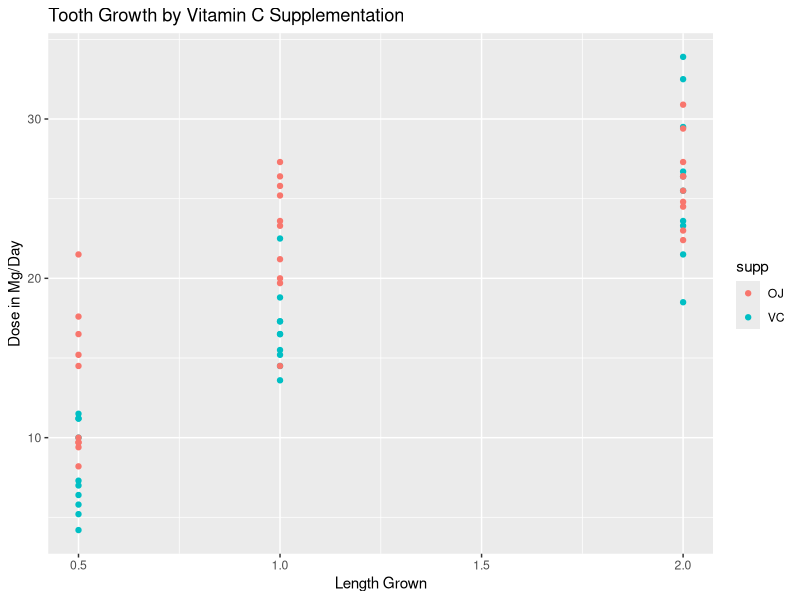
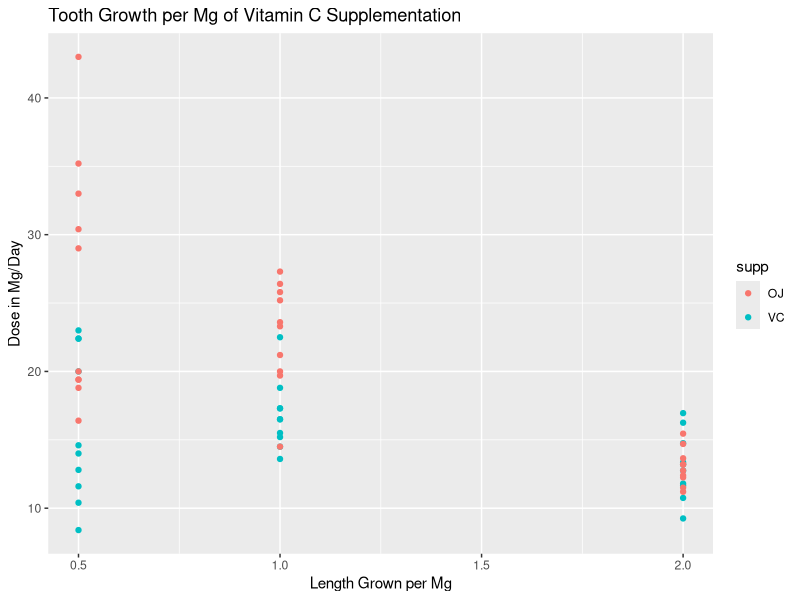
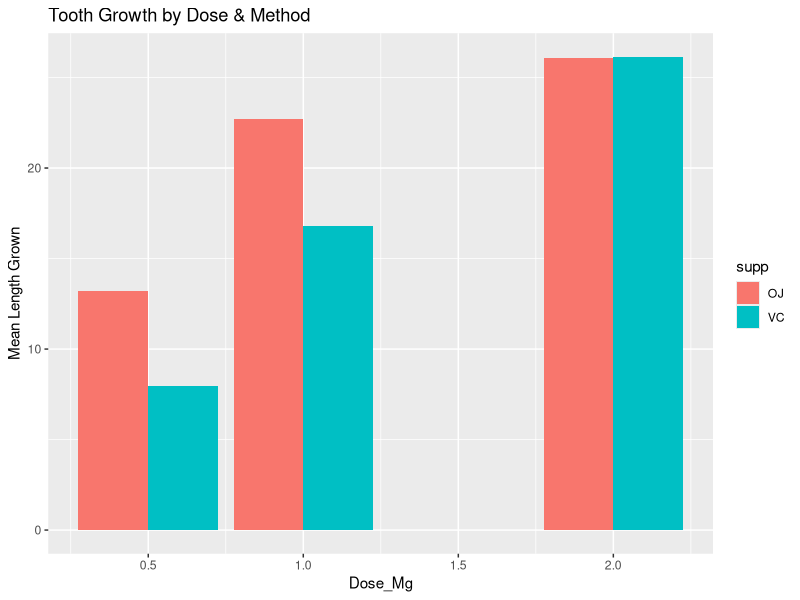

Source code (R) for these figures, in order:
## ---- chunk 1
knitr::opts_chunk$set(echo = TRUE)
## ---- chunk 2
#First let's set up our workspace and load our data.
library(ggplot2)
library(dplyr)
data("ToothGrowth")
head(ToothGrowth)

#Now, let's look at some exploratory plots.
ggplot(ToothGrowth,aes(x=dose,y=len))+geom_point(aes(color=supp))+ggtitle("Tooth Growth by Vitamin C Supplementation")+xlab("Length Grown")+ylab("Dose in Mg/Day")
## ---- chunk 3
ToothGrowth <- mutate(ToothGrowth,len_mg=len/dose)

#Let's plot again.
ggplot(ToothGrowth,aes(x=dose,y=len_mg))+geom_point(aes(color=supp))+ggtitle("Tooth Growth per Mg of Vitamin C Supplementation")+xlab("Length Grown per Mg")+ylab("Dose in Mg/Day")
## ---- chunk 4
#We need to group our data by dosage and then by supplementation type. 
ToothGrowth <- group_by(ToothGrowth,dose,supp)

#Now, let's compare the mean length grown.
TGMeans <- summarize(ToothGrowth,mean(len),var(len),sd(len)) %>% rename(mean_len=`mean(len)`,var_len=`var(len)`,sd_len=`sd(len)`)
ggplot(TGMeans,aes(x=dose,y=mean_len,fill=supp))+geom_bar(position="dodge",stat="identity")+ggtitle("Tooth Growth by Dose & Method")+xlab("Dose_Mg")+ylab("Mean Length Grown")
print(TGMeans)
## ---- chunk 5
#Let's break out our data by dosage level. 
OJDose.5 <- ToothGrowth$len[31:40]
OJDose1.0 <- ToothGrowth$len[41:50]
OJDose2.0 <- ToothGrowth$len[51:60]
VCDose.5 <- ToothGrowth$len[1:10]
VCDose1.0 <- ToothGrowth$len[11:20]
VCDose2.0 <- ToothGrowth$len[21:30]
## ---- chunk 6
#0.5 Dose
#Null Hypothesis = mean(OJDose.5)==mean(VCDose.5)
#Alternative Hypothese = mean(OJDose.5) > mean(VCDose.5)
t.test(OJDose.5,VCDose.5,paired=FALSE,var.equal = FALSE,alternative = "greater")
#REJECT the Null Hypothesis

#1.0 Dose
#Null Hypothesis = mean(OJDose1.0)==mean(VCDose1.0)
#Alternative Hypothese = mean(OJDose1.0) > mean(VCDose1.0)
t.test(OJDose1.0,VCDose1.0,paired=FALSE,var.equal = FALSE,alternative = "greater")
#REJECT the Null Hypothesis

#2.0 Dose
#Null Hypothesis = mean(OJDose2.0)==mean(VCDose2.0)
#Alternative Hypothese = mean(OJDose2.0) > mean(VCDose2.0)
t.test(OJDose2.0,VCDose2.0,paired=FALSE,var.equal = FALSE,alternative = "greater")
#FAIL TO REJECT the Null Hypothesis
